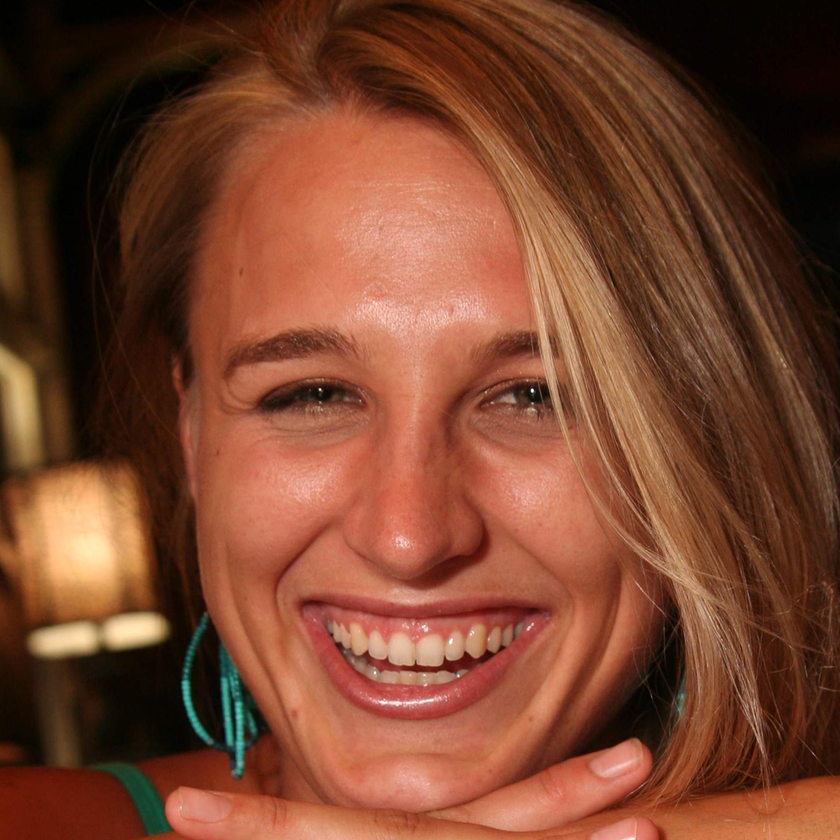
#> input picture 00000.png, 840 x 840 px, shrunk from 1024 x 1024 before the run
$ python face.py
#> lines starting #> are read from the running program, lines starting #| are printed output that depends on the picture; after the words box and inside, x2 and y2 are one past the last pixel; in counts of white or black regions, pixels touching at a corner belong together
#> further down, img is the input picture: shape (840, 840, 3); mean B, G, R 45.7, 68, 120.1
import cv2

# https://towardsdatascience.com/face-detection-in-2-minutes-using-opencv-python-90f89d7c0f81
def face_detect(img, face_cascade, newfaces=[], drawbb=False):
#> called with drawbb = True
    newfaces=[]
    # Convert into grayscale
    gray = cv2.cvtColor(img, cv2.COLOR_BGR2GRAY)
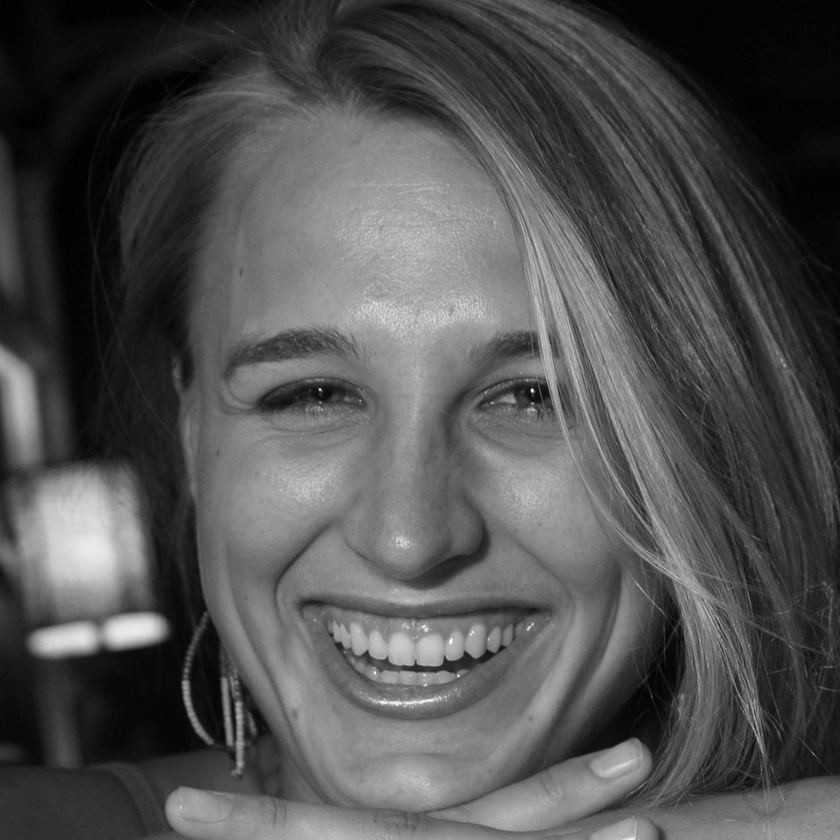
#> gray: shape (840, 840); min 0, max 255, mean 81
    # Detect faces
    faces = face_cascade.detectMultiScale(gray, 1.1, 4)
#> faces = [[123, 164, 585, 585]]
    # Draw rectangle around the faces
    for (x, y, w, h) in faces:
        w_s = int(w*1.38)
        h_s = int(h*1.38)
        y_s = 2*(h_s-h)//3
        x_s = (w_s-w)//2
        if drawbb:
            cv2.rectangle(img, (x-x_s, y-y_s), (x-x_s+w_s, y-y_s+h_s), (255, 0, 0), 2)
        newfaces.append((x-x_s, y-y_s,w_s, h_s))
#> this loop made 1 pass
#> (x, y, w, h, w_s, h_s, y_s, x_s) on pass 1: (123, 164, 585, 585, 807, 807, 148, 111)
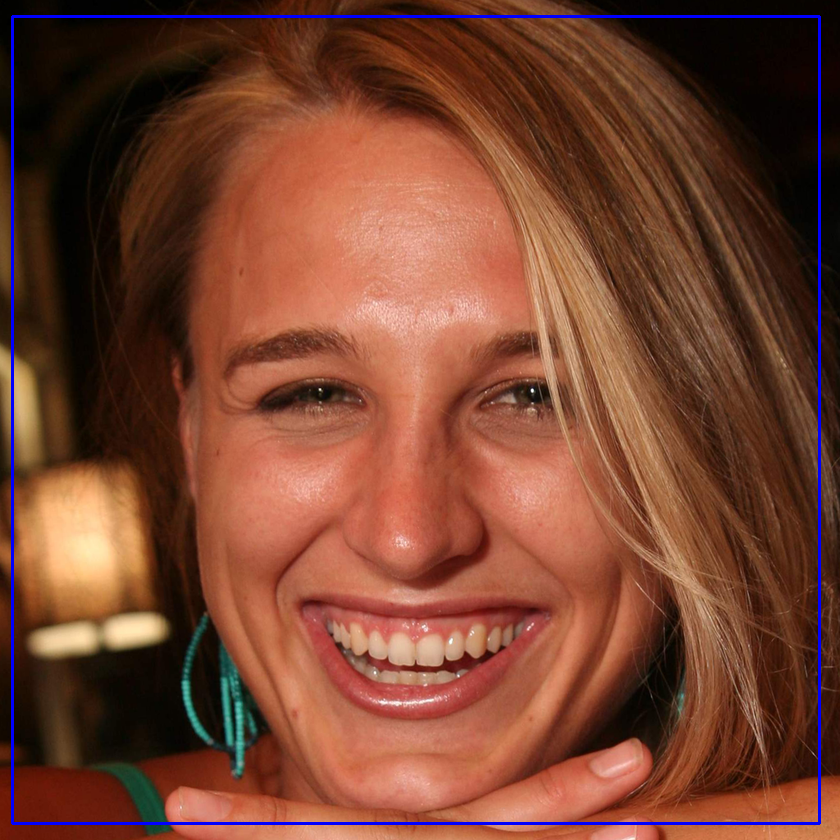
#> img: shape (840, 840, 3); 1.37% of pixels changed, all inside (x1, y1, x2, y2) = (11, 15, 821, 825)
#> after the loop, newfaces = [(12, 16, 807, 807)]
    return img, newfaces

if __name__ == '__main__':
    img = cv2.imread('00000.png')
    face_cascade = cv2.CascadeClassifier('haarcascade_frontalface_default.xml')

    img = face_detect(img, face_cascade, drawbb=True)
    cv2.imshow('img', img)
    cv2.waitKey()
